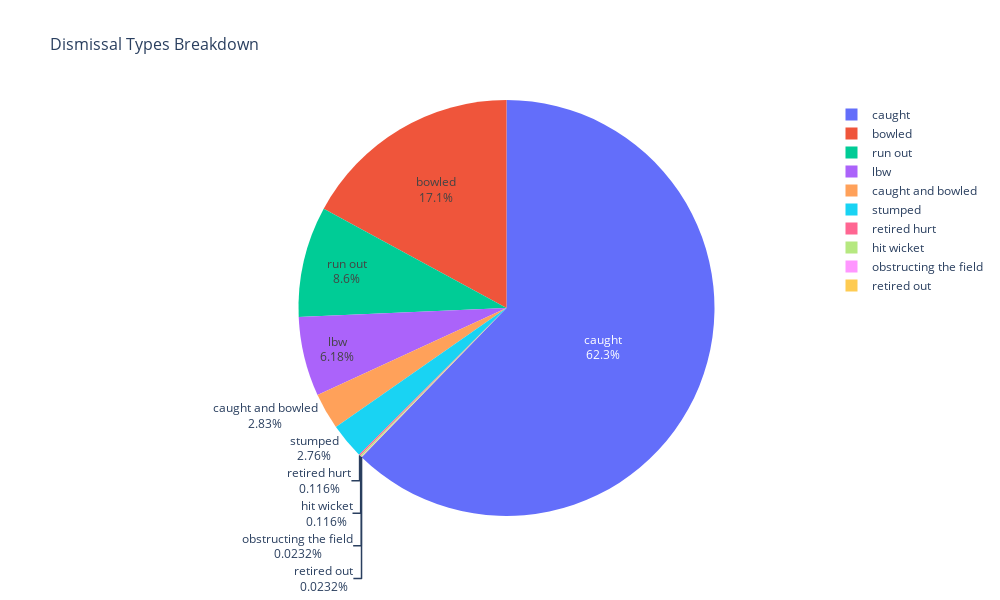

Notebook cell for this chart:
### Code cell
dismissal_types = dev['dismissal_kind'].dropna().value_counts()
print(dismissal_types)

dismissal_df = dismissal_types.reset_index()
dismissal_df.columns = ['dismissal_kind', 'count']

fig = px.pie(dismissal_df, values='count', names='dismissal_kind', 
             title='Dismissal Types Breakdown', 
             color_discrete_sequence=px.colors.qualitative.Plotly)

fig.update_traces(textinfo='percent+label')
fig.update_layout(width=1000, height=600, title_font_size=16)
fig.show()

### Figure 1 — Plotly figure (JSON) as saved in the notebook; plotly's stock layout.template omitted (floating-point values rounded to 4 significant figures)
{"data": [{"domain": {"x": [0, 1], "y": [0, 1]}, "hovertemplate": "dismissal_kind=%{label}<br>count=%{value}<extra></extra>", "labels": ["caught", "bowled", "run out", "lbw", "caught and bowled", "stumped", "retired hurt", "hit wicket", "obstructing the field", "retired out"], "legendgroup": "", "name": "", "showlegend": true, "textinfo": "percent+label", "type": "pie", "values": [8063, 2212, 1114, 800, 367, 358, 15, 15, 3, 3]}], "layout": {"height": 600, "legend": {"tracegroupgap": 0}, "piecolorway": ["#636EFA", "#EF553B", "#00CC96", "#AB63FA", "#FFA15A", "#19D3F3", "#FF6692", "#B6E880", "#FF97FF", "#FECB52"], "title": {"font": {"size": 16}, "text": "Dismissal Types Breakdown"}, "width": 1000}}
